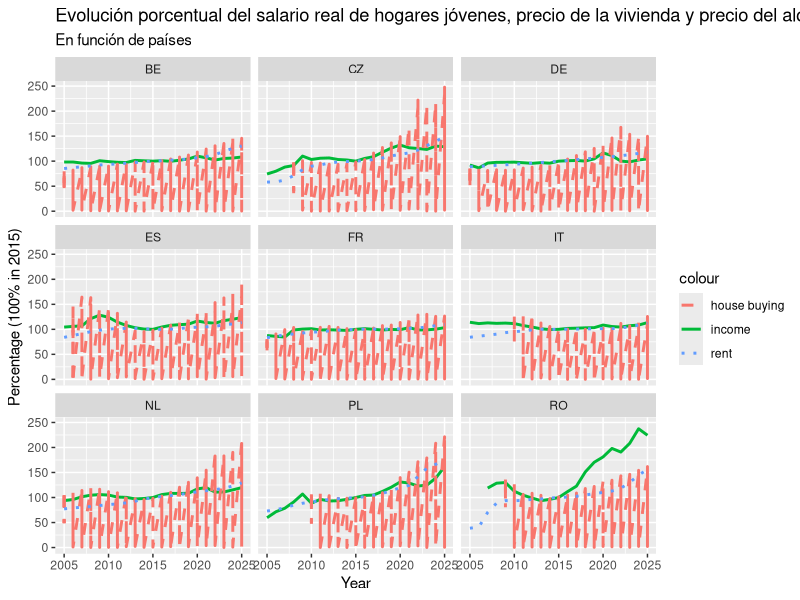
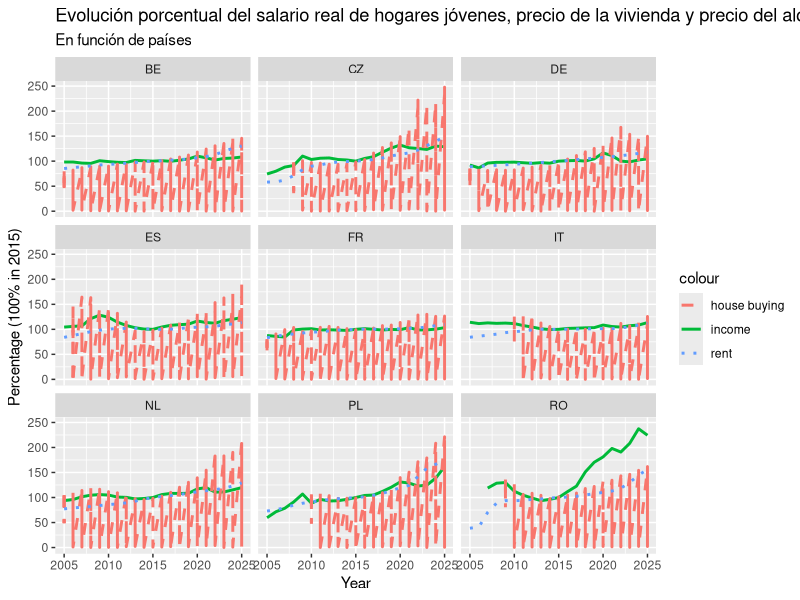

Recreate these plots in R, in order. (Note: this script raises an error after producing the figures.)
## ---- chunk 1
library(readr)
library(stringr)
library(dplyr)
library(tidyr)
library(magrittr)
library(lubridate)
library(ggplot2)
library(GGally)
## ---- chunk 2
poblacion <- read_tsv('data/poblacion_paises.tsv')
#str(poblacion)
#head(poblacion)

colnames(poblacion)[1] <- 'country'
poblacion %<>% mutate(country = sub("^.*,", "", country)) %>% mutate(across(-1, ~ as.numeric(gsub('[^0-9.]', '', .x))))

poblacion %<>% transmute(country, population = rowMeans(select(., -country), na.rm = TRUE))
# Calculamos la media poblacional de cada pais desde el 2000 hasta hoy

poblacion %<>% arrange(desc(population)) %>% filter(!(country %in% c('RU', 'UA', 'DE_TOT', 'TR', 'FX', 'BY', 'AZ', 'UK')))
# Ordenamos los paises de mayor a menor poblacion
# Eliminamos algunos que no pertenecen politicamente a Europa

mas.poblacion10 <- poblacion$country[1:10]
# Nos quedamos con los nombres de los 10 primeros

mas.poblacion5 <- poblacion$country[1:5]
# Nos quedamos con los nombres de los 5 primeros
## ---- chunk 3
indep.resid <- read_tsv('data/edad_independencia_residencial.tsv')
#str(indep.resid)
#head(indep.resid)

colnames(indep.resid)[1] <- 'sex.country'
indep.resid %<>% mutate(sex.country = sub("^.*,([^,]*,[^,]*)$", "\\1", sex.country)) %>% separate(sex.country, into = c('sex', 'country'), sep = ',') %>% mutate(sex = factor(sex))

indep.resid %<>% mutate(across(c(-1, -2), ~ as.numeric(gsub('[^0-9.]', '', .x)))) %>% pivot_longer(cols = c(-1, -2), names_to = 'year', values_to = 'age.indep') %>% mutate(year = as.numeric(year)) %>% filter(sex == 'T' & country %in% mas.poblacion10) %>% select(-sex)
## ---- chunk 4
precio.vivienda <- read_tsv('data/precio_vivienda.tsv')
#str(precio.vivienda)
#head(precio.vivienda)

colnames(precio.vivienda)[1] <- 'country'
precio.vivienda %<>% mutate(country = sub(".*,", "", country))

precio.vivienda %<>% mutate(across(-1, ~ as.numeric(gsub('[^0-9.]', '', .x)))) %>% pivot_longer(cols = -1, names_to = 'year.quadri', values_to = 'rel.price2015.house')

precio.vivienda %<>% separate(year.quadri, into = c('year', 'quadri'), sep = '-') %>% mutate(quadri = factor(quadri, ordered=TRUE)) %>% mutate(year = as.numeric(year)) %>% filter(country %in% mas.poblacion10 & quadri == 'Q1') %>% select(-quadri)
## ---- chunk 5
precio.alquiler <- read_tsv('data/precio_alquiler.tsv')
#str(precio.alquiler)
#head(precio.alquiler)

colnames(precio.alquiler)[1] <- 'country'
precio.alquiler %<>% mutate(country = sub(".*,", "", country))

precio.alquiler %<>% mutate(across(-1, ~ as.numeric(gsub('[^0-9.]', '', .x)))) %>% pivot_longer(cols = -1, names_to = 'year', values_to = 'rel.price2015.rent') %>% mutate(year = as.numeric(year)) %>% filter(country %in% mas.poblacion10)
## ---- chunk 6
salarios <- read_tsv('data/salarios.tsv')
#str(salarios)
#head(salarios)

colnames(salarios)[1] <- 'age.country'
salarios %<>% mutate(age.country = sub("^[^,]*,([^,]*,).*,([^,]*)$", "\\1\\2", age.country)) %>% separate(age.country, into = c('age', 'country'), sep = ',') %>% mutate(age = factor(age, ordered = TRUE))

salarios %<>% mutate(across(c(-1, -2), ~ as.numeric(gsub('[^0-9.]', '', .x)))) %>% pivot_longer(cols = c(-1, -2), names_to = 'year', values_to = 'income') %>% mutate(year = as.numeric(year)) %>% filter(country %in% mas.poblacion10) %>% pivot_wider(names_from = age, values_from = income)
colnames(salarios)[c(3,4)] <- c('income.1824', 'income.2549')
salarios %<>% mutate(income = (income.1824+income.2549)/2) %>% select(c(-income.1824, -income.2549))
## ---- chunk 7
ipca <- read_tsv('data/ipca.tsv')
#str(ipca)
#head(ipca)

colnames(ipca)[1] <- 'country'
ipca %<>% mutate(country = sub(".*,", "", country))

ipca %<>% mutate(across(-1, ~ as.numeric(gsub('[^0-9.]', '', .x)))) %>% pivot_longer(cols = -1, names_to = 'year', values_to = 'rel.value2025.ipca') %>% mutate(year = as.numeric(year))
## ---- chunk 8
retr.pagos1629 <- read_tsv('data/retrasos_pagos_16-29.tsv')
#str(retr.pagos1629)
#head(retr.pagos1629)

colnames(retr.pagos1629)[1] <- 'country'
retr.pagos1629 %<>% mutate(country = sub("^.*,", "", country))

retr.pagos1629 %<>% mutate(across(-1, ~ as.numeric(gsub('[^0-9.]', '', .x)))) %>% pivot_longer(cols = -1, names_to = 'year', values_to = 'arrears.rate') %>% mutate(year = as.numeric(year)) %>% filter(country %in% mas.poblacion10)
## ---- chunk 9
salarios %<>% left_join(ipca)
# Hacemos join de los dataframes de salarios y de la inflacion anualizada (IPCA)
salarios %<>% group_by(country) %>% transmute(year, country, real.income = income*rel.value2025.ipca[year==2015]/rel.value2025.ipca) %>% ungroup()
# Creamos una columna con los salarios reales a partir de la inflacion
salarios %<>% group_by(country) %>% transmute(year, country, rel.income2015 = real.income/real.income[year == 2015]*100) %>% ungroup()
# Convertimos los salarios a una variable con referencia = 100 en 2015
# Lo hacemos para poder compararlos con la evolucion de vivienda y alquiler
## ---- chunk 10
jovenes.df <- indep.resid %>% full_join(salarios) %>% full_join(precio.alquiler) %>% full_join(precio.vivienda) %>% full_join(retr.pagos1629)
jovenes.df %<>% mutate(income.prop.house = rel.income2015/rel.price2015.house*100, income.prop.rent = rel.income2015/rel.price2015.rent*100)
## ---- chunk 11
ggplot(data = filter(jovenes.df, country != 'EL', year >= 2005 & year <= 2025)) + 
  geom_line(aes(x = year, y = rel.income2015, color = 'income'), linewidth = 1, na.rm = TRUE) + 
  geom_line(aes(x = year, y = rel.price2015.house, color = 'house buying'), linewidth = 1, linetype = 2, na.rm = TRUE) + 
  geom_line(aes(x = year, y = rel.price2015.rent, color = 'rent'), linewidth = 1, linetype = 3, na.rm = TRUE) + facet_wrap(.~country, nrow = 4) + labs(title = 'Evolución porcentual del salario real de hogares jóvenes, precio de la vivienda y precio del alquiler', subtitle = 'En función de países') + xlab('Year') + ylab('Percentage (100% in 2015)')
ggsave('results/viviendas_salarios.pdf', width = 14, height = 10, dpi = 300)
## ---- chunk 12
indep.resid.total <- indep.resid %>% filter(sex == 'T' & country %in% mas.poblacion10)
age.mean <- indep.resid.total %>% group_by(year) %>% summarise(age.mean = mean(age, na.rm = TRUE), .groups = "drop")
ggplot() + geom_line(data = indep.resid.total, mapping = aes(x = year, y = age, color = country), linewidth = 1.15, na.rm = TRUE) + geom_line(data = age.mean, mapping = aes(x = year, y = age.mean, color = 'mean'), linewidth = 1.15, na.rm = TRUE) +
  scale_color_manual(values = c(setNames(scales::hue_pal()(length(unique(indep.resid.total$country))), unique(indep.resid.total$country)), "mean" = "black")) +
  labs(title = 'Evolución temporal de la edad de emancipación') + xlab('Year') + ylab('Age')
ggsave('results/edad_emancipacion.pdf', width = 14, height = 10, dpi = 300)
